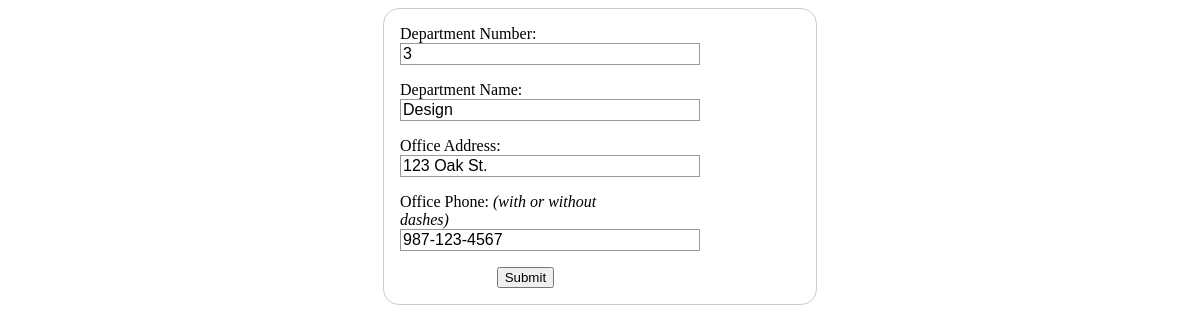
The page /current/UpdateDepartmentForm.php?id=3 on the database its author committed.
### tables this page shows
CREATE TABLE IF NOT EXISTS `department` (
  `Dept_ID` int(3) NOT NULL,
  `Dept_Name` text,
  `Office_Addr` varchar(100) DEFAULT NULL,
  `Office_Phone` varchar(12) DEFAULT NULL,
  PRIMARY KEY (`Dept_ID`)
);

### current/UpdateDepartmentForm.php (the view, shortened to what this page needs)
<!DOCTYPE html>
<html>
<head>
</head>
<?php
$id=$_GET['id'];
require 'open-db.php';
	$result= mysqli_query($conn, "SELECT Dept_ID, Dept_Name, Office_Addr, Office_Phone FROM department WHERE dept_id=$id");
while ($row = mysqli_fetch_array($result)) {
	$d = $row['Dept_ID'];
	$n = $row['Dept_Name'];
	$a = $row['Office_Addr'];
	$p = $row['Office_Phone'];
?>
	<div class="formPopup" id="updateDept">
    <form action="updateDept.php" method="post">
        <div>
          <label for="number">Department Number:</label> <input type="text" id="dep_number" name="dep_number" value="<?php echo htmlspecialchars($d); ?>" readonly="readonly">
        </div>
        <div>
          <label for="name">Department Name:</label> <input type="text" id="dep_name" name="dep_name" value="<?php echo htmlspecialchars($n); ?>" required>
        </div>
        <div>
		  <label for="address">Office Address:</label> <input    type="text" id="address" name="address" value="<?php echo htmlspecialchars($a); ?>">
        </div>
        <div>
          <label for="phone">Office Phone: <i>(with or without dashes)</i></label> <input type="text" id="phone" name="phone" value="<?php echo htmlspecialchars($p); ?>">
        </div>
        <div class="button">
          <button type="submit">Submit</button>
        </div>
    </form>
</html>
<?php } ?>

### current/UpdateDepartmentForm.php (style rules this page uses)
form { margin: 0 auto; width: 400px; padding: 1em; border: 1px solid #CCC; border-radius: 1em; }
form div + div { margin-top: 1em; }
label { display: inline-block; width: 200px; text-align: left; }
input, textarea { font: 1em sans-serif; width: 300px; box-sizing: border-box; border: 1px solid #999; }
.button { padding-left: 90px; }
button { margin-left: .5em; }

### rows shown on the page
department: dep_number "3", dep_name "Design", address "123 Oak St.", phone "987-123-4567"
